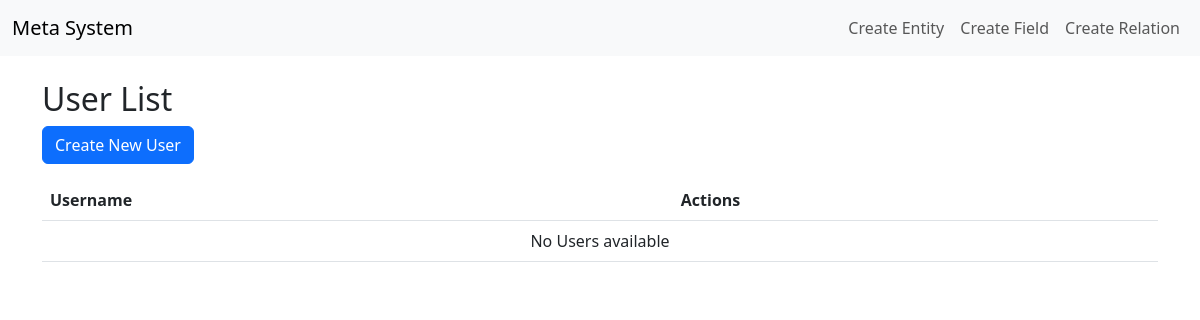
The page /user/ on the database as committed earlier.
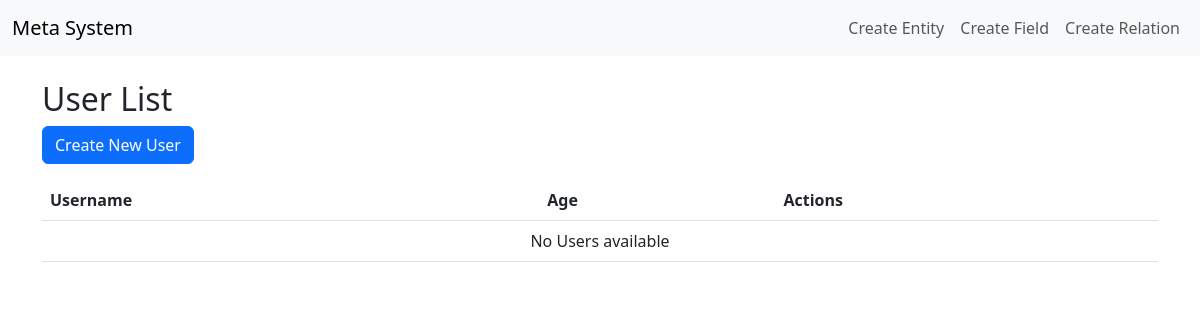
The same page on the database as committed later.
### core/models.py (models this page shows, shortened)
class Field(models.Model):
    FIELD_TYPES = (
        ('char', 'String'),
        ('int', 'Integer'),
        ('float', 'Float'),
        ('bool', 'Boolean'),
        ('date', 'Date'),
        ('text', 'Text'),
        ('email', 'Email'),
    )
    entity = models.ForeignKey(Entity, on_delete=models.CASCADE, related_name='fields')
    name = models.CharField(max_length=100)
    field_type = models.CharField(max_length=20, choices=FIELD_TYPES)
    is_required = models.BooleanField(default=False)
    max_length = models.PositiveIntegerField(null=True, blank=True)
    default_value = models.CharField(max_length=255, null=True, blank=True)
    class Meta:
        unique_together = ('entity', 'name')
        verbose_name = "Field"
        verbose_name_plural = "Fields"

### core/generated_views.py (the view)
# urls.py: path('user/', UserListView.as_view(), name='user_list'),
class UserListView(ListView):
    model = User
    template_name = 'generated/user_list.html'
    context_object_name = 'users'
    def get_context_data(self, **kwargs):
        context = super().get_context_data(**kwargs)
        context['fields'] = [field.name for field in Field.objects.filter(entity__name='User')]
        return context

### templates/generated/user_list.html (shortened to what this page needs)
{% extends 'base.html' %}
{% block content %}
<h2>User List</h2>
<a href="{% url 'user_create' %}" class="btn btn-primary mb-3">Create New User</a>
<table class="table">
    <thead>
        <tr>
            {% for field in fields %}
            <th>{{ field|title }}</th>
            {% endfor %}
            <th>Actions</th>
        </tr>
    </thead>
    <tbody>
        {% for user in users %}
        <tr>
            {% for field in fields %}
            <td>
                {% if user.field %}
                {{ user.field }}
                {% else %}N/A
                {% endif %}
            </td>
            {% endfor %}
            <td>
                <a href="{% url 'user_edit' user.pk %}" class="btn btn-sm btn-warning">Edit</a>
                <a href="{% url 'user_delete' user.pk %}" class="btn btn-sm btn-danger">Delete</a>
            </td>
        </tr>
        {% empty %}
        <tr><td colspan="{{ fields|length|add:1 }}" class="text-center">No Users available</td></tr>
        {% endfor %}
    </tbody>
</table>
{% endblock %}

Rows that differ between the two databases and show on the page:
added Field: fields "Age"
